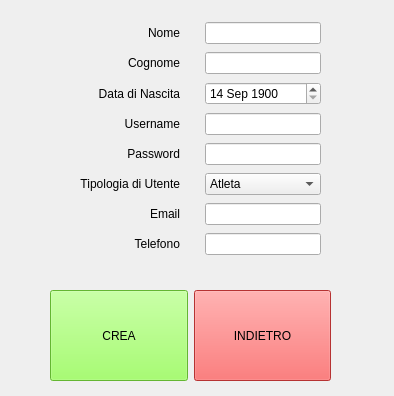
<?xml version="1.0" encoding="UTF-8"?>
<ui version="4.0">
 <class>Form</class>
 <widget class="QWidget" name="Form">
  <property name="geometry">
   <rect>
    <x>0</x>
    <y>0</y>
    <width>394</width>
    <height>396</height>
   </rect>
  </property>
  <property name="windowTitle">
   <string>Inserisci Utente</string>
  </property>
  <widget class="QWidget" name="horizontalLayoutWidget">
   <property name="geometry">
    <rect>
     <x>50</x>
     <y>290</y>
     <width>281</width>
     <height>91</height>
    </rect>
   </property>
   <layout class="QHBoxLayout" name="horizontalLayout">
    <item>
     <widget class="QPushButton" name="creaUtenteButton">
      <property name="sizePolicy">
       <sizepolicy hsizetype="Minimum" vsizetype="Preferred">
        <horstretch>0</horstretch>
        <verstretch>0</verstretch>
       </sizepolicy>
      </property>
      <property name="styleSheet">
       <string notr="true">background-color: rgb(140,255,70)</string>
      </property>
      <property name="text">
       <string>CREA</string>
      </property>
     </widget>
    </item>
    <item>
     <widget class="QPushButton" name="backButton">
      <property name="sizePolicy">
       <sizepolicy hsizetype="Minimum" vsizetype="Preferred">
        <horstretch>0</horstretch>
        <verstretch>0</verstretch>
       </sizepolicy>
      </property>
      <property name="styleSheet">
       <string notr="true">background-color: rgb(255,70,70)</string>
      </property>
      <property name="text">
       <string>INDIETRO</string>
      </property>
     </widget>
    </item>
   </layout>
  </widget>
  <widget class="QWidget" name="gridLayoutWidget">
   <property name="geometry">
    <rect>
     <x>80</x>
     <y>20</y>
     <width>241</width>
     <height>241</height>
    </rect>
   </property>
   <layout class="QGridLayout" name="gridLayout">
    <property name="horizontalSpacing">
     <number>25</number>
    </property>
    <item row="1" column="1">
     <widget class="QLineEdit" name="surnameInfo"/>
    </item>
    <item row="0" column="1">
     <widget class="QLineEdit" name="nameInfo"/>
    </item>
    <item row="3" column="1">
     <widget class="QLineEdit" name="usernameInfo"/>
    </item>
    <item row="6" column="1">
     <widget class="QLineEdit" name="emailInfo"/>
    </item>
    <item row="4" column="1">
     <widget class="QLineEdit" name="passwordInfo"/>
    </item>
    <item row="1" column="0">
     <widget class="QLabel" name="surnameLabel">
      <property name="text">
       <string>Cognome</string>
      </property>
      <property name="alignment">
       <set>Qt::AlignRight|Qt::AlignTrailing|Qt::AlignVCenter</set>
      </property>
     </widget>
    </item>
    <item row="2" column="0">
     <widget class="QLabel" name="birthDateLabel">
      <property name="text">
       <string>Data di Nascita</string>
      </property>
      <property name="alignment">
       <set>Qt::AlignRight|Qt::AlignTrailing|Qt::AlignVCenter</set>
      </property>
     </widget>
    </item>
    <item row="3" column="0">
     <widget class="QLabel" name="usernameLabel">
      <property name="text">
       <string>Username</string>
      </property>
      <property name="alignment">
       <set>Qt::AlignRight|Qt::AlignTrailing|Qt::AlignVCenter</set>
      </property>
     </widget>
    </item>
    <item row="4" column="0">
     <widget class="QLabel" name="passwordLabel">
      <property name="text">
       <string>Password</string>
      </property>
      <property name="alignment">
       <set>Qt::AlignRight|Qt::AlignTrailing|Qt::AlignVCenter</set>
      </property>
     </widget>
    </item>
    <item row="5" column="0">
     <widget class="QLabel" name="userTypeLabel">
      <property name="text">
       <string>Tipologia di Utente</string>
      </property>
      <property name="alignment">
       <set>Qt::AlignRight|Qt::AlignTrailing|Qt::AlignVCenter</set>
      </property>
     </widget>
    </item>
    <item row="6" column="0">
     <widget class="QLabel" name="emailLabel">
      <property name="text">
       <string>Email</string>
      </property>
      <property name="alignment">
       <set>Qt::AlignRight|Qt::AlignTrailing|Qt::AlignVCenter</set>
      </property>
     </widget>
    </item>
    <item row="7" column="0">
     <widget class="QLabel" name="phoneLabel">
      <property name="text">
       <string>Telefono</string>
      </property>
      <property name="alignment">
       <set>Qt::AlignRight|Qt::AlignTrailing|Qt::AlignVCenter</set>
      </property>
     </widget>
    </item>
    <item row="7" column="1">
     <widget class="QLineEdit" name="phoneInfo"/>
    </item>
    <item row="2" column="1">
     <widget class="QDateEdit" name="dateInfo">
      <property name="dateTime">
       <datetime>
        <hour>0</hour>
        <minute>0</minute>
        <second>0</second>
        <year>1900</year>
        <month>9</month>
        <day>14</day>
       </datetime>
      </property>
      <property name="minimumDate">
       <date>
        <year>1900</year>
        <month>9</month>
        <day>14</day>
       </date>
      </property>
     </widget>
    </item>
    <item row="5" column="1">
     <widget class="QComboBox" name="tipoUtente">
      <item>
       <property name="text">
        <string>Atleta</string>
       </property>
      </item>
      <item>
       <property name="text">
        <string>Istruttore</string>
       </property>
      </item>
      <item>
       <property name="text">
        <string>Admin</string>
       </property>
      </item>
     </widget>
    </item>
    <item row="0" column="0">
     <widget class="QLabel" name="nameLabel">
      <property name="text">
       <string>Nome</string>
      </property>
      <property name="alignment">
       <set>Qt::AlignRight|Qt::AlignTrailing|Qt::AlignVCenter</set>
      </property>
     </widget>
    </item>
   </layout>
  </widget>
  <widget class="QLabel" name="errorLabel">
   <property name="geometry">
    <rect>
     <x>100</x>
     <y>260</y>
     <width>181</width>
     <height>21</height>
    </rect>
   </property>
   <property name="styleSheet">
    <string notr="true">color: red</string>
   </property>
   <property name="text">
    <string/>
   </property>
   <property name="alignment">
    <set>Qt::AlignCenter</set>
   </property>
  </widget>
 </widget>
 <resources/>
 <connections/>
</ui>
